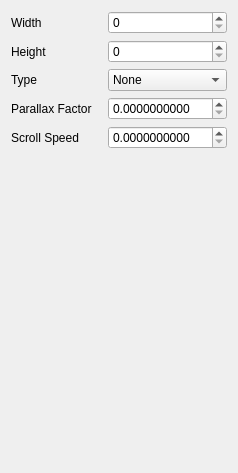
<?xml version="1.0" encoding="UTF-8"?>
<ui version="4.0">
 <class>SceneLayerProperties</class>
 <widget class="QWidget" name="SceneLayerProperties">
  <property name="geometry">
   <rect>
    <x>0</x>
    <y>0</y>
    <width>238</width>
    <height>473</height>
   </rect>
  </property>
  <property name="maximumSize">
   <size>
    <width>290</width>
    <height>16777215</height>
   </size>
  </property>
  <property name="windowTitle">
   <string>Form</string>
  </property>
  <layout class="QGridLayout" name="gridLayout">
   <item row="5" column="0">
    <spacer name="verticalSpacer">
     <property name="orientation">
      <enum>Qt::Vertical</enum>
     </property>
     <property name="sizeHint" stdset="0">
      <size>
       <width>20</width>
       <height>40</height>
      </size>
     </property>
    </spacer>
   </item>
   <item row="2" column="0">
    <widget class="QLabel" name="label_3">
     <property name="text">
      <string>Type</string>
     </property>
    </widget>
   </item>
   <item row="1" column="0">
    <widget class="QLabel" name="label_2">
     <property name="text">
      <string>Height</string>
     </property>
    </widget>
   </item>
   <item row="3" column="0">
    <widget class="QLabel" name="label_4">
     <property name="text">
      <string>Parallax Factor</string>
     </property>
    </widget>
   </item>
   <item row="0" column="0">
    <widget class="QLabel" name="label">
     <property name="text">
      <string>Width</string>
     </property>
    </widget>
   </item>
   <item row="4" column="0">
    <widget class="QLabel" name="label_5">
     <property name="text">
      <string>Scroll Speed</string>
     </property>
    </widget>
   </item>
   <item row="0" column="1">
    <widget class="QSpinBox" name="width">
     <property name="keyboardTracking">
      <bool>false</bool>
     </property>
     <property name="minimum">
      <number>0</number>
     </property>
     <property name="maximum">
      <number>255</number>
     </property>
    </widget>
   </item>
   <item row="1" column="1">
    <widget class="QSpinBox" name="height">
     <property name="keyboardTracking">
      <bool>false</bool>
     </property>
     <property name="minimum">
      <number>0</number>
     </property>
     <property name="maximum">
      <number>255</number>
     </property>
    </widget>
   </item>
   <item row="2" column="1">
    <widget class="QComboBox" name="type">
     <item>
      <property name="text">
       <string>None</string>
      </property>
     </item>
     <item>
      <property name="text">
       <string>Horizontal Scroll</string>
      </property>
     </item>
     <item>
      <property name="text">
       <string>Vertical Scroll</string>
      </property>
     </item>
     <item>
      <property name="text">
       <string>3D Floor</string>
      </property>
     </item>
     <item>
      <property name="text">
       <string>3D Sky</string>
      </property>
     </item>
    </widget>
   </item>
   <item row="4" column="1">
    <widget class="QDoubleSpinBox" name="scrollSpeed">
     <property name="decimals">
      <number>10</number>
     </property>
     <property name="maximum">
      <double>128.000000000000000</double>
     </property>
     <property name="value">
      <double>0.000000000000000</double>
     </property>
    </widget>
   </item>
   <item row="3" column="1">
    <widget class="QDoubleSpinBox" name="parallaxFactor">
     <property name="decimals">
      <number>10</number>
     </property>
     <property name="maximum">
      <double>128.000000000000000</double>
     </property>
     <property name="value">
      <double>0.000000000000000</double>
     </property>
    </widget>
   </item>
  </layout>
 </widget>
 <tabstops>
  <tabstop>width</tabstop>
  <tabstop>height</tabstop>
  <tabstop>type</tabstop>
  <tabstop>parallaxFactor</tabstop>
  <tabstop>scrollSpeed</tabstop>
 </tabstops>
 <resources/>
 <connections/>
</ui>
